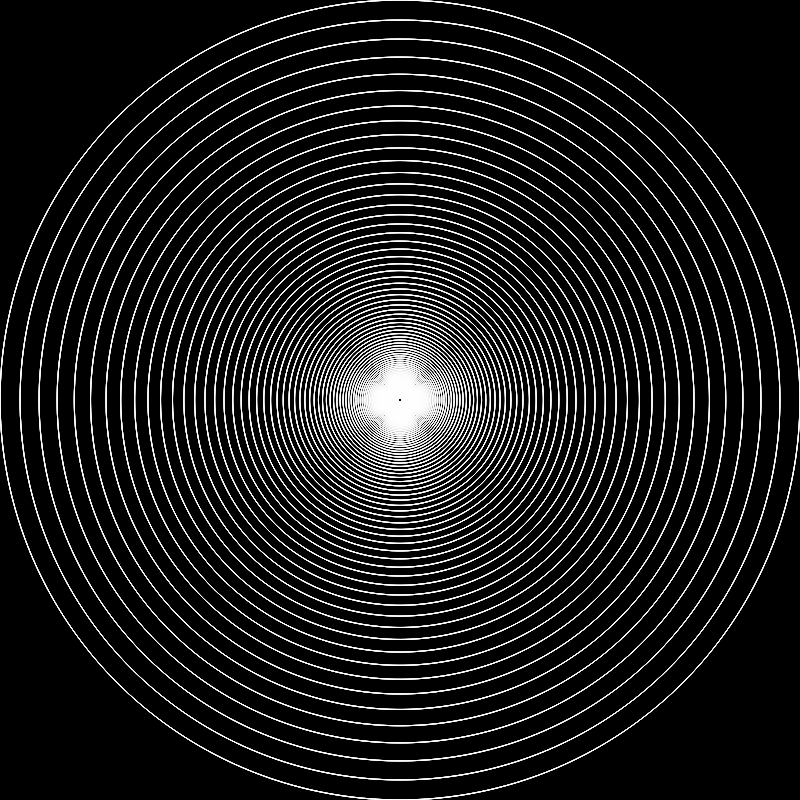
Frame 1 (no input)
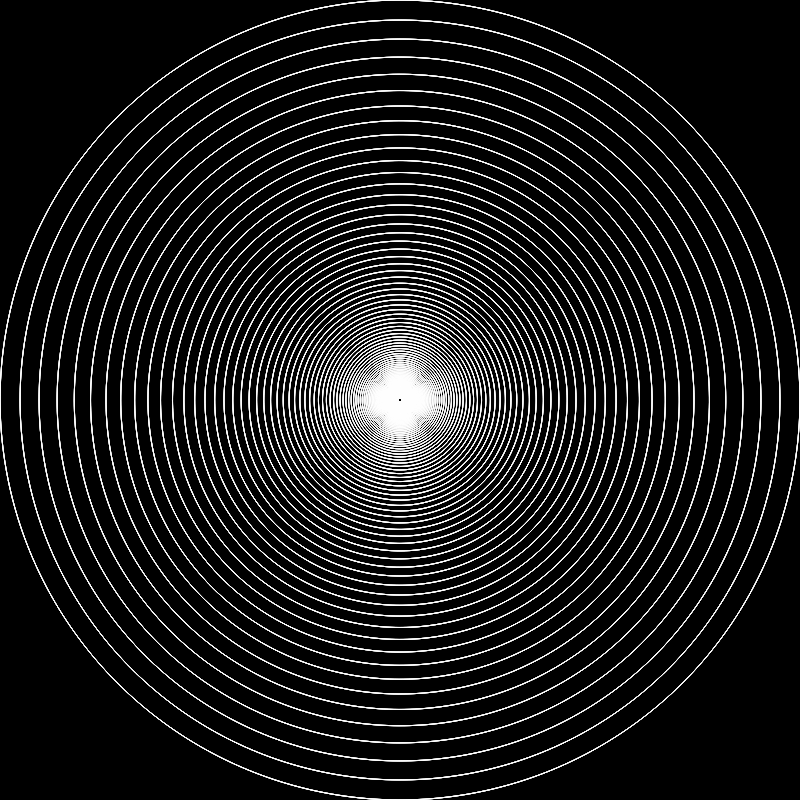
Frame 60 (no input)
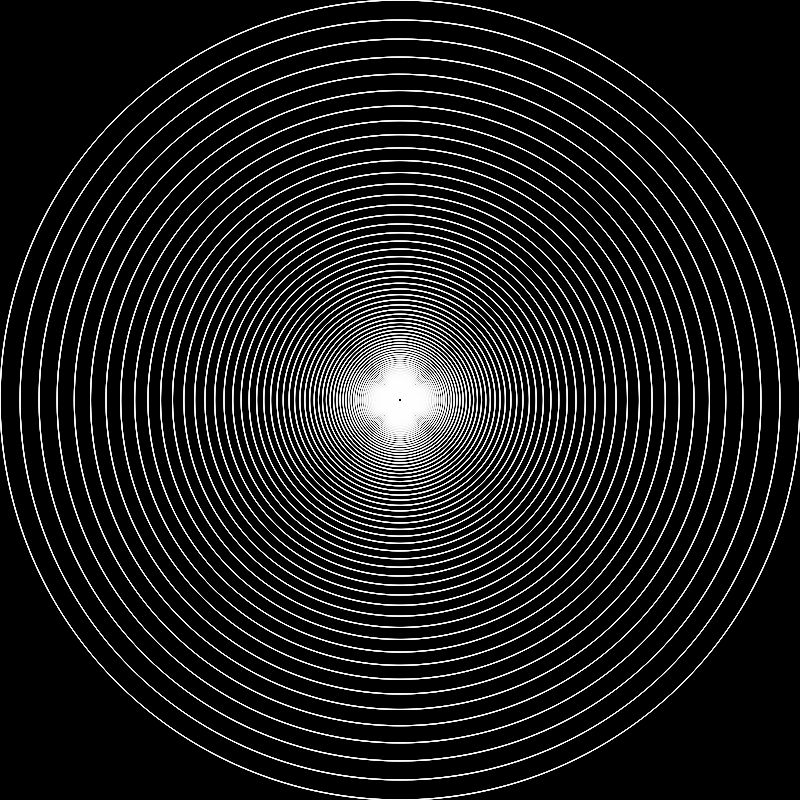
Frame 120 (the mouse pressed at the canvas centre since frame 60)

The p5.js sketch that drew these frames (run headless with seeded random() and noise() and a simulated clock; from frame 60 on, the mouse is pressed at the canvas centre):

// p5.js sketch
// ── sketch.js
let angleOffset = 0;
let radiusFactor = 0.95;  // factor to reduce radius for the spiral
let lineThickness = 0.5;  // initial stroke weight for line thickness
function setup() {
  createCanvas(800, 800);
  background(0);
  noFill();
  stroke(255);
  strokeWeight(lineThickness);  // set the line thickness
}
function draw() {
  background(0); // clear the background on each frame to allow animation
  drawSpiral(width / 2, height / 2, min(width, height) / 2, angleOffset);

  angleOffset += 0.01; // gradually increase the angle to animate the spiral's rotation
}
function drawSpiral(x, y, radius, angle) {
  if (radius > 2) {
    beginShape();
    for (let i = angle; i < angle + TWO_PI * 10; i += 0.05) {  // smaller angle step for smoother curves
      let px = x + cos(i) * radius;
      let py = y + sin(i) * radius;
      vertex(px, py);
    }
    endShape();
    drawSpiral(x, y, radius * radiusFactor, angle + 0.05);  // slightly rotate and shrink radius each time
  }
}
function windowResized() {
  resizeCanvas(windowWidth, windowHeight);
  background(0);
}
